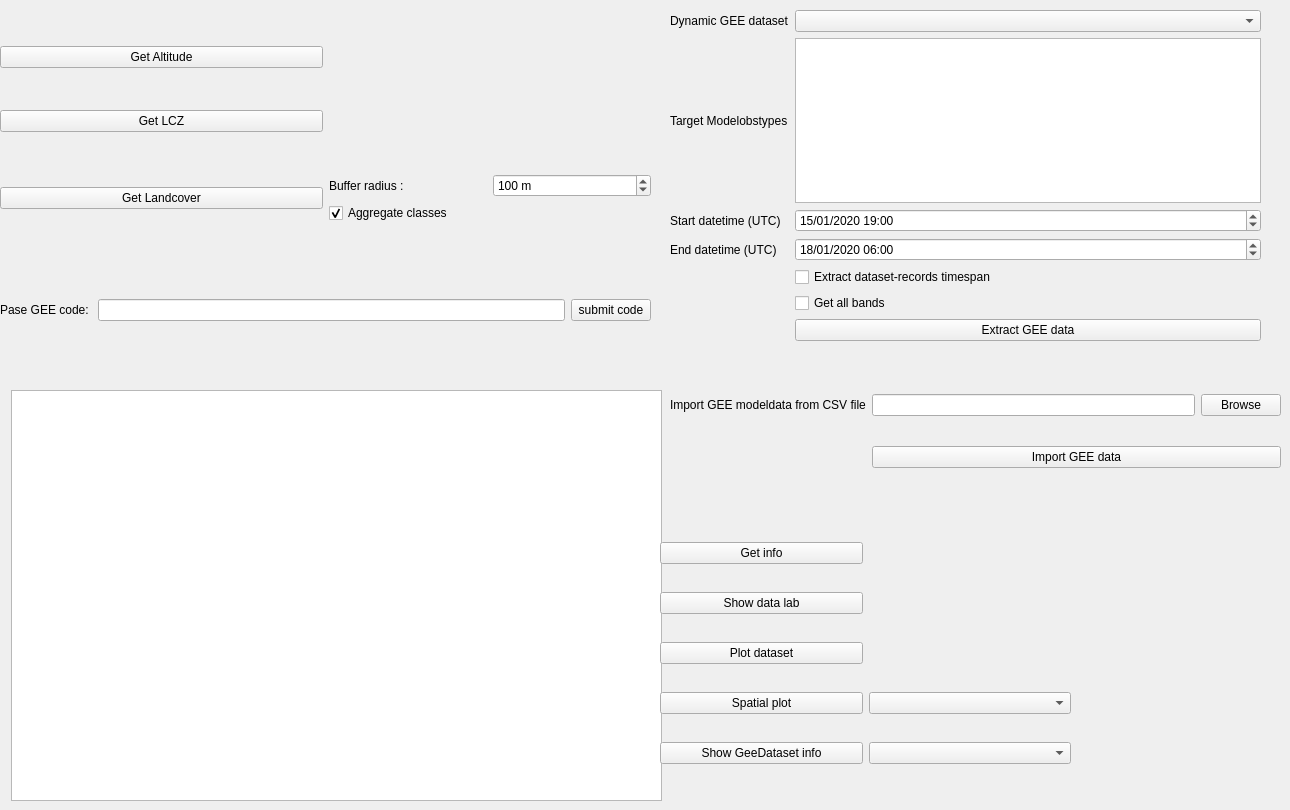
            <widget class="QWidget" name="tab_4">
             <attribute name="title">
              <string>GEE extraction</string>
             </attribute>
             <widget class="QWidget" name="gridLayoutWidget_8">
              <property name="geometry">
               <rect>
                <x>0</x>
                <y>10</y>
                <width>651</width>
                <height>251</height>
               </rect>
              </property>
              <layout class="QGridLayout" name="gridLayout_9">
               <item row="2" column="0">
                <widget class="QPushButton" name="get_landcover">
                 <property name="text">
                  <string>Get Landcover</string>
                 </property>
                </widget>
               </item>
               <item row="1" column="0">
                <widget class="QPushButton" name="get_lcz">
                 <property name="text">
                  <string>Get LCZ</string>
                 </property>
                </widget>
               </item>
               <item row="0" column="0">
                <widget class="QPushButton" name="get_altitude">
                 <property name="text">
                  <string>Get Altitude</string>
                 </property>
                </widget>
               </item>
               <item row="2" column="1">
                <layout class="QGridLayout" name="gridLayout_10">
                 <item row="1" column="0">
                  <widget class="QCheckBox" name="lc_agg">
                   <property name="text">
                    <string>Aggregate classes</string>
                   </property>
                   <property name="checked">
                    <bool>true</bool>
                   </property>
                  </widget>
                 </item>
                 <item row="0" column="1">
                  <widget class="QSpinBox" name="lc_radius">
                   <property name="suffix">
                    <string> m</string>
                   </property>
                   <property name="minimum">
                    <number>10</number>
                   </property>
                   <property name="maximum">
                    <number>5000</number>
                   </property>
                   <property name="singleStep">
                    <number>25</number>
                   </property>
                   <property name="value">
                    <number>100</number>
                   </property>
                  </widget>
                 </item>
                 <item row="0" column="0">
                  <widget class="QLabel" name="label_87">
                   <property name="text">
                    <string>Buffer radius : </string>
                   </property>
                  </widget>
                 </item>
                </layout>
               </item>
              </layout>
             </widget>
             <widget class="QPlainTextEdit" name="prompt_geedata">
              <property name="geometry">
               <rect>
                <x>11</x>
                <y>390</y>
                <width>651</width>
                <height>411</height>
               </rect>
              </property>
             </widget>
             <widget class="QWidget" name="horizontalLayoutWidget_31">
              <property name="geometry">
               <rect>
                <x>0</x>
                <y>270</y>
                <width>651</width>
                <height>80</height>
               </rect>
              </property>
              <layout class="QHBoxLayout" name="horizontalLayout_35">
               <item>
                <widget class="QLabel" name="label_89">
                 <property name="text">
                  <string>Pase GEE code: </string>
                 </property>
                </widget>
               </item>
               <item>
                <widget class="QLineEdit" name="gee_code"/>
               </item>
               <item>
                <widget class="QPushButton" name="gee_submit">
                 <property name="text">
                  <string>submit code</string>
                 </property>
                </widget>
               </item>
              </layout>
             </widget>
             <widget class="QWidget" name="gridLayoutWidget">
              <property name="geometry">
               <rect>
                <x>670</x>
                <y>10</y>
                <width>591</width>
                <height>331</height>
               </rect>
              </property>
              <layout class="QGridLayout" name="gridLayout">
               <item row="6" column="1">
                <widget class="QCheckBox" name="gee_similar_timespan">
                 <property name="text">
                  <string>Extract dataset-records timespan</string>
                 </property>
                </widget>
               </item>
               <item row="0" column="1">
                <widget class="QComboBox" name="dynamic_dataset_spinner"/>
               </item>
               <item row="1" column="0">
                <widget class="QLabel" name="label_17">
                 <property name="text">
                  <string>Target Modelobstypes</string>
                 </property>
                </widget>
               </item>
               <item row="7" column="1">
                <widget class="QCheckBox" name="get_all_bands_box">
                 <property name="text">
                  <string>Get all bands</string>
                 </property>
                </widget>
               </item>
               <item row="3" column="0">
                <widget class="QLabel" name="label_19">
                 <property name="text">
                  <string>End datetime (UTC)</string>
                 </property>
                </widget>
               </item>
               <item row="8" column="1">
                <widget class="QPushButton" name="extract_gee_button">
                 <property name="text">
                  <string>Extract GEE data</string>
                 </property>
                </widget>
               </item>
               <item row="0" column="0">
                <widget class="QLabel" name="label_16">
                 <property name="text">
                  <string>Dynamic GEE dataset</string>
                 </property>
                </widget>
               </item>
               <item row="1" column="1">
                <widget class="QListWidget" name="listed_modelobs">
                 <property name="selectionMode">
                  <enum>QAbstractItemView::MultiSelection</enum>
                 </property>
                </widget>
               </item>
               <item row="3" column="1">
                <widget class="QDateTimeEdit" name="gee_enddt">
                 <property name="date">
                  <date>
                   <year>2020</year>
                   <month>1</month>
                   <day>18</day>
                  </date>
                 </property>
                 <property name="time">
                  <time>
                   <hour>6</hour>
                   <minute>0</minute>
                   <second>2</second>
                  </time>
                 </property>
                 <property name="displayFormat">
                  <string>dd/MM/yyyy HH:mm</string>
                 </property>
                </widget>
               </item>
               <item row="2" column="1">
                <widget class="QDateTimeEdit" name="gee_startdt">
                 <property name="date">
                  <date>
                   <year>2020</year>
                   <month>1</month>
                   <day>15</day>
                  </date>
                 </property>
                 <property name="time">
                  <time>
                   <hour>19</hour>
                   <minute>0</minute>
                   <second>0</second>
                  </time>
                 </property>
                 <property name="displayFormat">
                  <string>dd/MM/yyyy HH:mm</string>
                 </property>
                </widget>
               </item>
               <item row="2" column="0">
                <widget class="QLabel" name="label_18">
                 <property name="text">
                  <string>Start datetime (UTC)</string>
                 </property>
                </widget>
               </item>
              </layout>
             </widget>
             <widget class="QWidget" name="gridLayoutWidget_2">
              <property name="geometry">
               <rect>
                <x>670</x>
                <y>370</y>
                <width>611</width>
                <height>122</height>
               </rect>
              </property>
              <layout class="QGridLayout" name="gridLayout_2">
               <item row="0" column="2">
                <widget class="QPushButton" name="browse_gee_button">
                 <property name="text">
                  <string>Browse</string>
                 </property>
                </widget>
               </item>
               <item row="0" column="0">
                <widget class="QLabel" name="label_20">
                 <property name="text">
                  <string>Import GEE modeldata from CSV file</string>
                 </property>
                </widget>
               </item>
               <item row="1" column="1" colspan="2">
                <widget class="QPushButton" name="import_gee_from_csv_button">
                 <property name="text">
                  <string>Import GEE data</string>
                 </property>
                </widget>
               </item>
               <item row="0" column="1">
                <widget class="QLineEdit" name="gee_csv_path"/>
               </item>
              </layout>
             </widget>
             <widget class="QWidget" name="gridLayoutWidget_3">
              <property name="geometry">
               <rect>
                <x>660</x>
                <y>520</y>
                <width>411</width>
                <height>271</height>
               </rect>
              </property>
              <layout class="QGridLayout" name="gridLayout_3">
               <item row="1" column="0">
                <widget class="QPushButton" name="show_datalab_geepage">
                 <property name="enabled">
                  <bool>true</bool>
                 </property>
                 <property name="text">
                  <string>Show data lab</string>
                 </property>
                </widget>
               </item>
               <item row="0" column="0">
                <widget class="QPushButton" name="get_info_geepage">
                 <property name="enabled">
                  <bool>true</bool>
                 </property>
                 <property name="text">
                  <string>Get info</string>
                 </property>
                </widget>
               </item>
               <item row="4" column="0">
                <widget class="QPushButton" name="show_gee_info">
                 <property name="text">
                  <string>Show GeeDataset info</string>
                 </property>
                </widget>
               </item>
               <item row="3" column="0">
                <widget class="QPushButton" name="spatial_plot_geepage">
                 <property name="text">
                  <string>Spatial plot</string>
                 </property>
                </widget>
               </item>
               <item row="2" column="0">
                <widget class="QPushButton" name="plot_dataset_geepage">
                 <property name="enabled">
                  <bool>true</bool>
                 </property>
                 <property name="text">
                  <string>Plot dataset</string>
                 </property>
                </widget>
               </item>
               <item row="4" column="1">
                <widget class="QComboBox" name="geedataset_info_spinner"/>
               </item>
               <item row="3" column="1">
                <widget class="QComboBox" name="geedataset_plot_spinner"/>
               </item>
              </layout>
             </widget>
            </widget>
